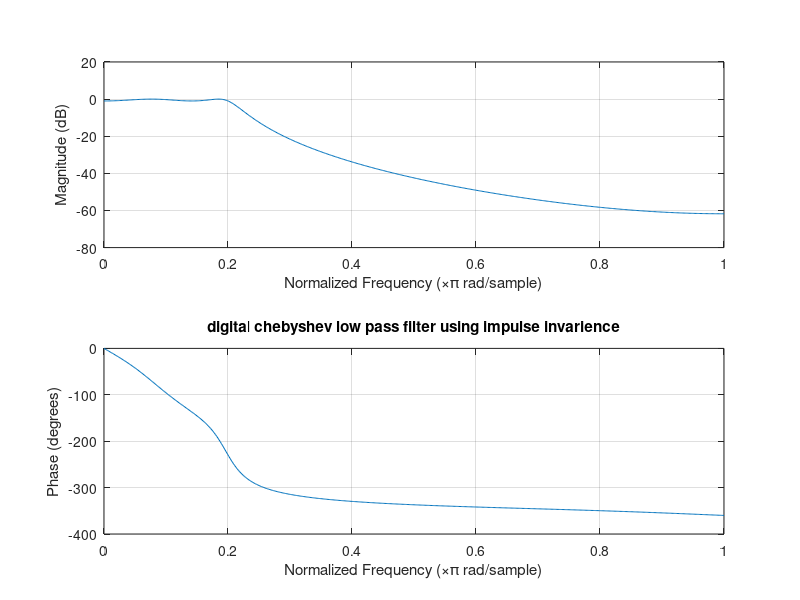

Reproduce this figure in MATLAB.
%DIGITAL CHEBYSHEV LOWPASS FILTER USING IMPULSE INVARIENCE
clc;
ap=1;
as=15;
wp=0.2*pi;
ws=0.3*pi;
f=1;
[N,wc]=cheb1ord(wp,ws,ap,as,'s');
fprintf('the order of filter:%d\n',N);
fprintf('the cut off frequency:%d\n',wc);
[b,a]=cheby1(N,ap,wc,'low','s');
disp('the numerator term of analog filter transfer function Ha(s)');
b
disp('the denominator term of analog filter transfer function Ha(s)');
a
[bz,az]=impinvar(b,a);
freqz(bz,az);
title('digital chebyshev low pass filter using impulse invarience');
disp('the numerator term of digital filter transfer function H(z)');
bz
disp('the denominator term of digital filter transfer function H(z)');
az